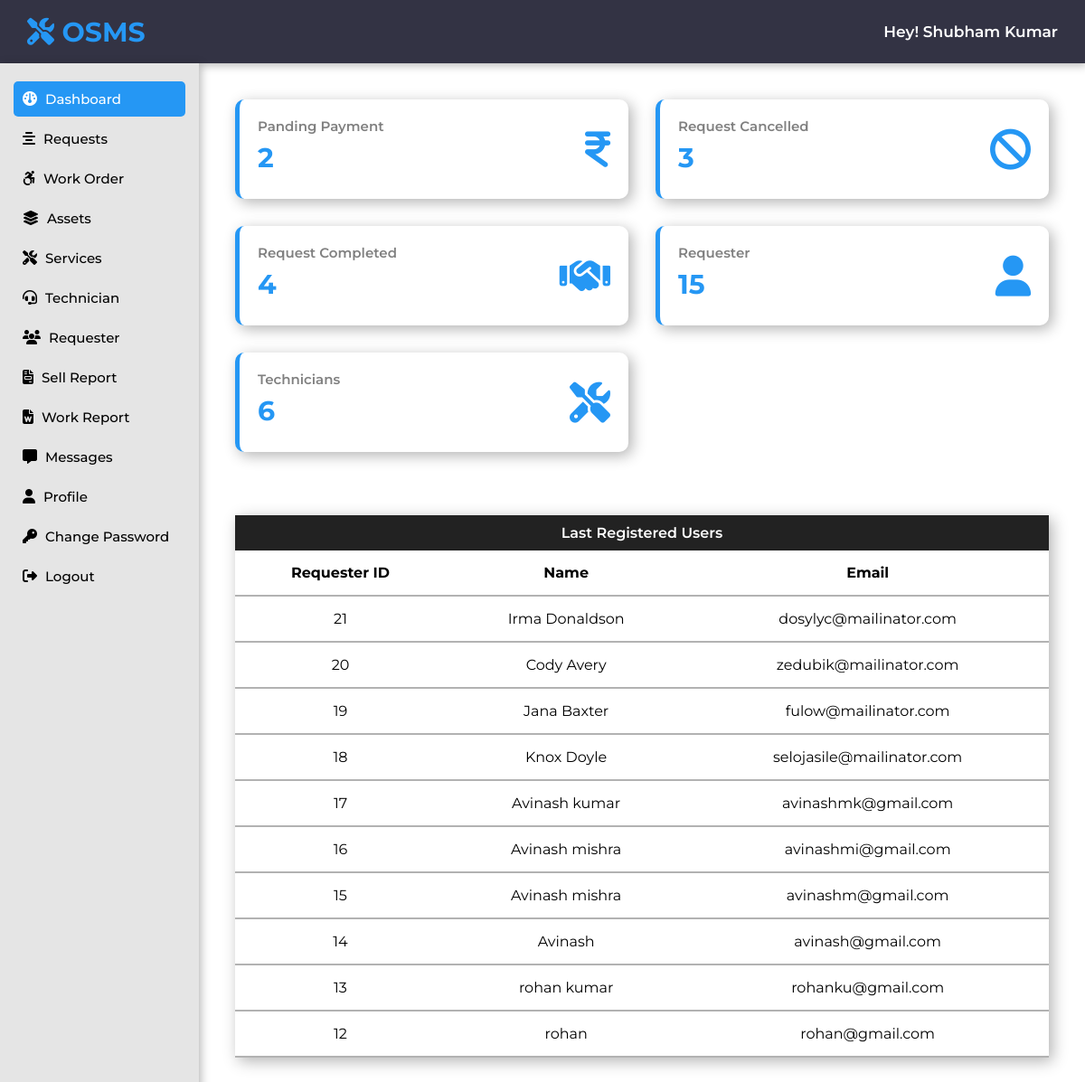
The page /admin/dashboard.php (signed in) on the database its author committed.
### tables this page shows
CREATE TABLE `user_login` (
  `u_id` int(11) NOT NULL,
  `u_name` varchar(75) NOT NULL,
  `u_email` varchar(75) NOT NULL,
  `u_password` varchar(75) NOT NULL,
  `u_add1` varchar(60) NOT NULL,
  `u_add2` varchar(60) NOT NULL,
  `u_city` varchar(60) NOT NULL,
  `u_state` varchar(60) NOT NULL,
  `u_zip` int(11) NOT NULL,
  `u_mobile` bigint(20) NOT NULL,
  `u_image` varchar(255) NOT NULL,
  `code` int(11) NOT NULL
);

### admin/dashboard.php (the view, shortened to what this page needs)
<?php
$page = "dashboard";
include "../connection.php";
include "include/header-sidebar.php";
$sql = "SELECT u_id, u_name, u_email FROM user_login ORDER BY u_id DESC LIMIT 10";
$run = mysqli_query($conn, $sql);
$sql4 = "SELECT * FROM requests_tb WHERE admin_status = '1'";
$run4 = mysqli_query($conn, $sql4);
$row4 = mysqli_num_rows($run4);
$total_payment_pending = $row4;
$sql5 = "SELECT * FROM requests_tb WHERE r_status = '0'";
$run5 = mysqli_query($conn, $sql5);
$row5 = mysqli_num_rows($run5);
$total_cancelled_work = $row5;
$sql1 = "SELECT * FROM user_login";
$run1 = mysqli_query($conn, $sql1);
$row1 = mysqli_num_rows($run1);
$total_requester = $row1;
$sql2 = "SELECT r_status FROM requests_tb WHERE r_status = '3' AND admin_status = '2'";
$run2 = mysqli_query($conn, $sql2);
$row2 = mysqli_num_rows($run2);
$total_completed_work = $row2;
$sql3 = "SELECT * FROM technician_tb";
$run3 = mysqli_query($conn, $sql3);
$row3 = mysqli_num_rows($run3);
$total_technicians = $row3;
?>
<head>
</head>
<div class="content">
    <div class="info-data">
        <a href="work-order.php">
            <div class="card">
                <div class="head">
                    <div>
                        <p>Panding Payment</p>
                        <h2><?php echo $total_payment_pending; ?></h2>
                    </div>
                    <i class="fa-solid fa-indian-rupee-sign"></i>
                </div>
            </div>
        </a>
        <a href="work-order.php">
            <div class="card">
                <div class="head">
                    <div>
                        <p>Request Cancelled</p>
                        <h2><?php echo $total_cancelled_work; ?></h2>
                    </div>
                    <i class="fa-solid fa-ban"></i>
                </div>
            </div>
        </a>
        <a href="work-report.php">
            <div class="card">
                <div class="head">
                    <div>
                        <p>Request Completed</p>
                        <h2><?php echo $total_completed_work; ?></h2>
                    </div>
                    <i class="fa-sharp fa-solid fa-handshake"></i>
                </div>
            </div>
        </a>
        <a href="requester.php">
            <div class="card">
                <div class="head">
                    <div>
                        <p>Requester</p>
                        <h2><?php echo $total_requester; ?> </h2>
                    </div>
                    <i class="fa-solid fa-user"></i>
                </div>
            </div>
        </a>
        <a href="technician.php">
            <div class="card">
                <div class="head">
                    <div>
                        <p>Technicians</p>
                        <h2><?php echo $total_technicians; ?></h2>
                    </div>
                    <i class="fa-solid fa-screwdriver-wrench"></i>
                </div>
            </div>
        </a>
    </div>
    <div class="container">
        <div class="heading">
            <p>Last Registered Users</p>
        </div>
        <div class="table-data">
            <table>
                <thead>
                    <tr>
                        <th>Requester ID</th>
                        <th>Name</th>
                        <th>Email</th>
                    </tr>
                </thead>
                <tbody>
                    <?php
                    while ($result = mysqli_fetch_array($run)) {
                    ?>
                        <tr>
                            <td>
                                <?php echo $result['u_id']; ?>
                            </td>
                            <td>
                                <?php echo $result['u_name']; ?>
                            </td>
                            <td>
                                <?php echo $result['u_email']; ?>
                            </td>
                        </tr>
                    <?php } ?>
                </tbody>
            </table>
        </div>
    </div>
</div>

### admin/include/header-sidebar.php (shortened to what this page needs)
<?php
$aEmail = $_SESSION['is_adminlogin'];
$sql = "SELECT a_name FROM admin_login WHERE a_email = '$aEmail'";
$run = mysqli_query($conn, $sql);
$result = mysqli_fetch_array($run);
$aname = $result['a_name'];
?>
<head>
    <link rel="stylesheet" href="https://cdnjs.cloudflare.com/ajax/libs/font-awesome/6.2.0/css/all.min.css">
    <link rel="stylesheet" href="https://cdnjs.cloudflare.com/ajax/libs/lightgallery-js/1.4.0/css/lightgallery.min.css">
    <link rel="stylesheet" href="../css/admin-style.css">
</head>
<section class="head-sidebar">
    <div class="top_navbar">
        <a href="/osms" class="logo"> <i class="fas fa-tools"></i> OSMS </a>
        <span class="pheading">Hey! <?php echo $aname; ?></span>
    </div>
    <div class="sidebar">
        <ul class="links">
            <li>
                <a href="dashboard.php" class="<?php if ($page == "dashboard") echo 'nav-active'; ?>">
                    <span class="icon"><i class="fa-solid fa-gauge"></i></span>
                    <span class="item">Dashboard</span>
                </a>
            </li>
            <li>
                <a href="requests.php" class="<?php if ($page == "requests") echo 'nav-active'; ?>">
                    <span class="icon"><i class="fa-solid fa-align-center"></i></span>
                    <span class="item">Requests</span>
                </a>
            </li>
            <li>
                <a href="work-order.php" class="<?php if ($page == "workorder") echo 'nav-active'; ?>">
                    <span class="icon"><i class="fa-brands fa-accessible-icon"></i></span>
                    <span class="item">Work Order</span>
                </a>
            </li>
            <li>
                <a href="assets.php" class="<?php if ($page == "assets") echo 'nav-active'; ?>">
                    <span class="icon"><i class="fa-solid fa-layer-group"></i></span>
                    <span class="item">Assets</span>
                </a>
            </li>
            <li>
                <a href="services.php" class="<?php if ($page == "services") echo 'nav-active'; ?>">
                    <span class="icon"><i class="fa-solid fa-screwdriver-wrench"></i></span>
                    <span class="item">Services</span>
                </a>
            </li>
            <li>
                <a href="technician.php" class="<?php if ($page == "technician") echo 'nav-active'; ?>">
                    <span class="icon"><i class="fa-solid fa-headset"></i></span>
                    <span class="item">Technician</span>
                </a>
            </li>
            <li>
                <a href="requester.php" class="<?php if ($page == "requester") echo 'nav-active'; ?>">
                    <span class="icon"><i class="fa-solid fa-users"></i></span>
                    <span class="item">Requester</span>
                </a>
            </li>
            <li>
                <a href="sold-product-report.php" class="<?php if ($page == "sellreport") echo 'nav-active'; ?>">
                    <span class="icon"><i class="fa-sharp fa-solid fa-file-invoice"></i></span>
                    <span class="item">Sell Report</span>
                </a>
            </li>
            <li>
                <a href="work-report.php" class="<?php if ($page == "workreport") echo 'nav-active'; ?>">
                    <span class="icon"><i class="fa-solid fa-file-word"></i></span>
                    <span class="item">Work Report</span>
                </a>
            </li>
            <li>
                <a href="messages.php" class="<?php if ($page == "messages") echo 'nav-active'; ?>">
                    <span class="icon"><i class="fa-solid fa-message"></i></span>
                    <span class="item">Messages</span>
                </a>
            </li>
            <li>
                <a href="profile.php" class="<?php if ($page == "admin-profile") echo 'nav-active'; ?>">
                    <span class="icon"><i class="fa-solid fa-user"></i></span>
                    <span class="item">Profile</span>
                </a>
            </li>
            <li>
                <a href="change-password.php" class="<?php if ($page == "changepassword") echo 'nav-active'; ?>">
                    <span class="icon"><i class="fa-solid fa-key"></i></span>
                    <span class="item">Change Password</span>
                </a>
            </li>
            <li>
                <a href="logout.php" class="<?php if ($page == "logout") echo 'nav-active'; ?>">
                    <span class="icon"><i class="fa-solid fa-right-from-bracket"></i></span>
                    <span class="item">Logout</span>
                </a>
            </li>
        </ul>
    </div>
</section>

### css/admin-style.css (style rules this page uses)
* { font-family: "Montserrat", sans-serif; margin: 0; padding: 0; box-sizing: border-box; outline: none; border: none; text-decoration: none; list-style: none; }
.head-sidebar { position: fixed; top: 0; left: 0; z-index: 1; }
.head-sidebar .top_navbar { position: fixed; width: 100%; height: 7rem; background: var(--black); display: flex; justify-content: space-between; align-items: center; padding: 0 3rem; box-shadow: 0.2rem 0.2rem 1rem rgb(0, 0, 0, 0.3); }
.top_navbar .logo { font-size: 3rem; text-transform: capitalize; color: var(--blue); font-weight: bolder; margin-right: 3rem; }
.sidebar { position: fixed; background: #e5e5e5; margin-top: 7rem; left: 0; width: 22rem; height: 100%; padding: 1.5rem; box-shadow: 0.2rem 0.2rem 1rem rgb(0, 0, 0, 0.3); }
.sidebar ul li a { display: block; padding: 1rem; color: black; font-size: 1.5rem; font-weight: 500; position: relative; text-decoration: none; margin: 0.5rem 0; border-radius: 0.5rem; }
.sidebar ul li a .icon { color: black; font-size: 1.6rem; display: inline-block; padding: 0 0.5rem 0 0; }
.sidebar ul li a.nav-active { background: var(--blue); color: var(--white); }
.sidebar ul li a.nav-active .icon { background: var(--blue); color: var(--white); }
.content { margin-top: 7rem; margin-left: 22rem; padding: 4rem; }

### admin/include/header-sidebar.php (style rules this page uses)
.pheading { color: white; font-size: 1.7rem; font-weight: 600; text-transform: capitalize; }

### admin/dashboard.php (style rules this page uses)
.info-data { display: grid; grid-template-columns: repeat(auto-fit, minmax(30rem, 1fr)); grid-gap: 3rem; }
.info-data .card { padding: 2rem; border-radius: 1rem; border-left: 0.5rem solid var(--blue); background: #fff; box-shadow: 0.4rem 0.4rem 1.6rem rgba(0, 0, 0, 0.3); }
.card .head { display: flex; justify-content: space-between; align-items: center; }
.card .head h2 { font-size: 3rem; line-height: 1.7; color: var(--blue); }
.card .head p { font-size: 1.5rem; font-weight: 550; color: gray; }
.card .head i { font-size: 4.5rem; color: var(--blue); }
.container { margin-top: 7rem; box-shadow: 0.4rem 0.4rem 1.6rem rgba(0, 0, 0, 0.3); }
.container .heading { background: #222; color: white; text-align: center; padding: 1rem 0; font-size: 1.6rem; font-weight: 550; }
table { text-align: center; border-collapse: collapse; width: 100%; }
tr { border-bottom: .2rem solid rgba(0, 0, 0, 0.3); }
th, td { padding: 1.5rem; }

### rows shown on the page
user_login: u_id "21", u_name "Irma Donaldson", u_email "dosylyc@mailinator.com"
user_login: u_id "20", u_name "Cody Avery", u_email "zedubik@mailinator.com"
user_login: u_id "19", u_name "Jana Baxter", u_email "fulow@mailinator.com"
user_login: u_id "18", u_name "Knox Doyle", u_email "selojasile@mailinator.com"
user_login: u_id "17", u_name "Avinash kumar", u_email "avinashmk@gmail.com"
user_login: u_id "16", u_name "Avinash mishra", u_email "avinashmi@gmail.com"
user_login: u_id "15", u_name "Avinash mishra", u_email "avinashm@gmail.com"
user_login: u_id "14", u_name "Avinash", u_email "avinash@gmail.com"
user_login: u_id "13", u_name "rohan kumar", u_email "rohanku@gmail.com"
user_login: u_id "12", u_name "rohan", u_email "rohan@gmail.com"

### other values the page prints
$aname "Shubham Kumar"
$total_payment_pending "2"
$total_cancelled_work "3"
$total_completed_work "4"
$total_requester "15"
$total_technicians "6"
